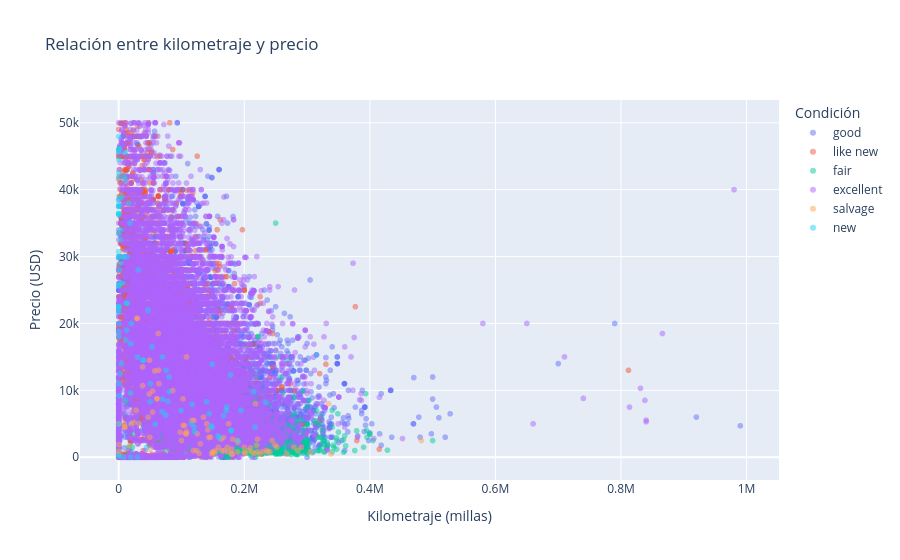

This figure's notebook cell:
### Code cell
# Gráfico de dispersión entre kilometraje y precio

fig = px.scatter(
    df_filtered,
    x='odometer',
    y='price',
    color='condition',
    opacity=0.5,
    title='Relación entre kilometraje y precio',
    labels={
        'odometer': 'Kilometraje (millas)',
        'price': 'Precio (USD)',
        'condition': 'Condición'
    }
)

fig.show()

### Figure 1 — Plotly figure (JSON) as saved in the notebook; plotly's stock layout.template omitted (floating-point values rounded to 4 significant figures; data arrays with more than 128 entries replaced by an {"elided": "..."} marker saying what was removed)
{"data": [{"hovertemplate": "Condición=good<br>Kilometraje (millas)=%{x}<br>Precio (USD)=%{y}<extra></extra>", "legendgroup": "good", "marker": {"color": "#636efa", "opacity": 0.5, "symbol": "circle"}, "mode": "markers", "name": "good", "showlegend": true, "type": "scattergl", "x": {"elided": "20107 float values"}, "xaxis": "x", "y": {"elided": "20107 int values"}, "yaxis": "y"}, {"hovertemplate": "Condición=like new<br>Kilometraje (millas)=%{x}<br>Precio (USD)=%{y}<extra></extra>", "legendgroup": "like new", "marker": {"color": "#EF553B", "opacity": 0.5, "symbol": "circle"}, "mode": "markers", "name": "like new", "showlegend": true, "type": "scattergl", "x": {"elided": "4675 float values"}, "xaxis": "x", "y": {"elided": "4675 int values"}, "yaxis": "y"}, {"hovertemplate": "Condición=fair<br>Kilometraje (millas)=%{x}<br>Precio (USD)=%{y}<extra></extra>", "legendgroup": "fair", "marker": {"color": "#00cc96", "opacity": 0.5, "symbol": "circle"}, "mode": "markers", "name": "fair", "showlegend": true, "type": "scattergl", "x": {"elided": "1606 float values"}, "xaxis": "x", "y": {"elided": "1606 int values"}, "yaxis": "y"}, {"hovertemplate": "Condición=excellent<br>Kilometraje (millas)=%{x}<br>Precio (USD)=%{y}<extra></extra>", "legendgroup": "excellent", "marker": {"color": "#ab63fa", "opacity": 0.5, "symbol": "circle"}, "mode": "markers", "name": "excellent", "showlegend": true, "type": "scattergl", "x": {"elided": "24674 float values"}, "xaxis": "x", "y": {"elided": "24674 int values"}, "yaxis": "y"}, {"hovertemplate": "Condición=salvage<br>Kilometraje (millas)=%{x}<br>Precio (USD)=%{y}<extra></extra>", "legendgroup": "salvage", "marker": {"color": "#FFA15A", "opacity": 0.5, "symbol": "circle"}, "mode": "markers", "name": "salvage", "showlegend": true, "type": "scattergl", "x": [216300.0, 285000.0, 120000.0, 164200.0, 229700.0, 175000.0, 334200.0, 482000.0, 249000.0, 154100.0, 251900.0, 219700.0, 218000.0, 128000.0, 221200.0, 64050.0, NaN, NaN, 108000.0, 142000.0, 57500.0, 0.0, 63000.0, 38000.0, 116600.0, 0.0, NaN, 9621.0, 97800.0, NaN, 150000.0, 17080.0, 48500.0, 130200.0, 200000.0, 8900.0, NaN, 174000.0, 63400.0, 305000.0, 108000.0, 167000.0, 279000.0, NaN, 240500.0, 38000.0, 86000.0, 210000.0, 50000.0, 108000.0, 221000.0, 29330.0, 60920.0, NaN, 53890.0, 143300.0, 189000.0, NaN, 163000.0, 244400.0, 189400.0, 180000.0, NaN, 119000.0, 9621.0, 180800.0, 105000.0, 235300.0, 125000.0, 24500.0, 29330.0, 60920.0, 102200.0, NaN, 140200.0, NaN, 49680.0, 146000.0, 135000.0, 100000.0, 200000.0, 47000.0, 148000.0, NaN, 190000.0, 153000.0, 149000.0, 168000.0, 163.0, 201000.0, 28000.0, 124000.0, 291000.0, NaN, 102600.0, 338000.0, NaN, 212500.0, NaN, 32320.0, NaN, 180000.0, 54000.0, 158700.0, 100.0, 49000.0, 267400.0, 173000.0, 207000.0, 238200.0, 225000.0, 106300.0, 20000.0, NaN, 181500.0], "xaxis": "x", "y": [600, 1000, 5500, 999, 850, 5000, 8000, 2500, 1800, 1000, 1500, 1800, 8000, 580, 2700, 11000, 800, 800, 3800, 4100, 12900, 400, 18500, 13500, 5500, 900, 850, 4500, 3750, 22000, 800, 1700, 9450, 2000, 1500, 5000, 4000, 800, 13000, 800, 15000, 2950, 1500, 3500, 800, 10700, 9975, 1400, 1200, 3500, 800, 20750, 8750, 13200, 6750, 2950, 2495, 2400, 2700, 2500, 800, 1200, 1200, 1000, 4500, 500, 4700, 1000, 3500, 5200, 20750, 8750, 8725, 750, 5000, 1700, 3000, 3000, 6000, 2500, 700, 5990, 500, 2500, 2250, 650, 700, 1000, 1900, 600, 7000, 1000, 1500, 7000, 4800, 500, 2000, 700, 3000, 5000, 7000, 450, 9900, 1500, 5000, 14500, 500, 1500, 1000, 850, 500, 3500, 5000, 2900, 2700], "yaxis": "y"}, {"hovertemplate": "Condición=new<br>Kilometraje (millas)=%{x}<br>Precio (USD)=%{y}<extra></extra>", "legendgroup": "new", "marker": {"color": "#19d3f3", "opacity": 0.5, "symbol": "circle"}, "mode": "markers", "name": "new", "showlegend": true, "type": "scattergl", "x": [3396.0, 6893.0, 202.0, 13800.0, 194700.0, 140000.0, 2800.0, 23.0, 20.0, NaN, 3396.0, 147000.0, NaN, 167000.0, 172000.0, 178000.0, 30000.0, 10200.0, 1277.0, 217000.0, 80150.0, 19000.0, 38860.0, 8002.0, 179000.0, NaN, 179000.0, 9000.0, 128.0, 7500.0, 28.0, 58000.0, 75360.0, 75000.0, 98.0, 25.0, 100.0, 80000.0, 50000.0, 18000.0, 44550.0, NaN, 171000.0, 100.0, NaN, 31000.0, 11390.0, 12000.0, NaN, 70000.0, 160600.0, 190000.0, 19500.0, 50600.0, 19300.0, 30090.0, 315000.0, 1261.0, 69500.0, 10500.0, 10000.0, NaN, 16200.0, 120000.0, 7.0, 117000.0, 7.0, 7.0, 7.0, 7.0, 10.0, 20.0, 5.0, 7.0, 7.0, 7.0, 21.0, 4234.0, 2400.0, 144000.0, 149000.0, 116000.0, 50.0, 70.0, NaN, NaN, 7.0, 6000.0, 2115.0, 5000.0, 20.0, 13410.0, 5.0, NaN, 5.0, 5.0, 5.0, NaN, 8.0, 7.0, 7.0, NaN, 78000.0, 1428.0, 38860.0, 46570.0, 52980.0, 20000.0, 215000.0, 158400.0, NaN, NaN, 99370.0, NaN, 121000.0, 149000.0, 82.0, 69000.0, 234000.0, 12630.0, NaN], "xaxis": "x", "y": [34000, 30000, 44505, 23000, 7000, 8300, 26000, 37490, 37490, 4500, 32500, 4700, 12, 6200, 7500, 12300, 1, 45500, 28000, 4500, 9800, 9600, 14500, 29900, 3995, 2400, 3995, 42000, 42500, 1, 33390, 4950, 12995, 6300, 4950, 18800, 250, 12000, 8300, 35000, 1500, 3995, 7000, 250, 250, 28000, 17500, 23000, 8995, 8700, 2900, 2500, 1, 11000, 16950, 14950, 15300, 38800, 14995, 41500, 8500, 17995, 38000, 4500, 46058, 7900, 25629, 38414, 45962, 41800, 30740, 22525, 30000, 22146, 25629, 21696, 29900, 13990, 29000, 6500, 4500, 4999, 11000, 9200, 16200, 23999, 18000, 26000, 12500, 38900, 22525, 30000, 36494, 36347, 36347, 36347, 36262, 45613, 47950, 37784, 45613, 30000, 8399, 46200, 14500, 21999, 16499, 20000, 9800, 3200, 7100, 22300, 6995, 14600, 3800, 13900, 19950, 6800, 8200, 19000, 18995], "yaxis": "y"}], "layout": {"legend": {"title": {"text": "Condición"}, "tracegroupgap": 0}, "title": {"text": "Relación entre kilometraje y precio"}, "xaxis": {"anchor": "y", "domain": [0, 1], "title": {"text": "Kilometraje (millas)"}}, "yaxis": {"anchor": "x", "domain": [0, 1], "title": {"text": "Precio (USD)"}}}}
